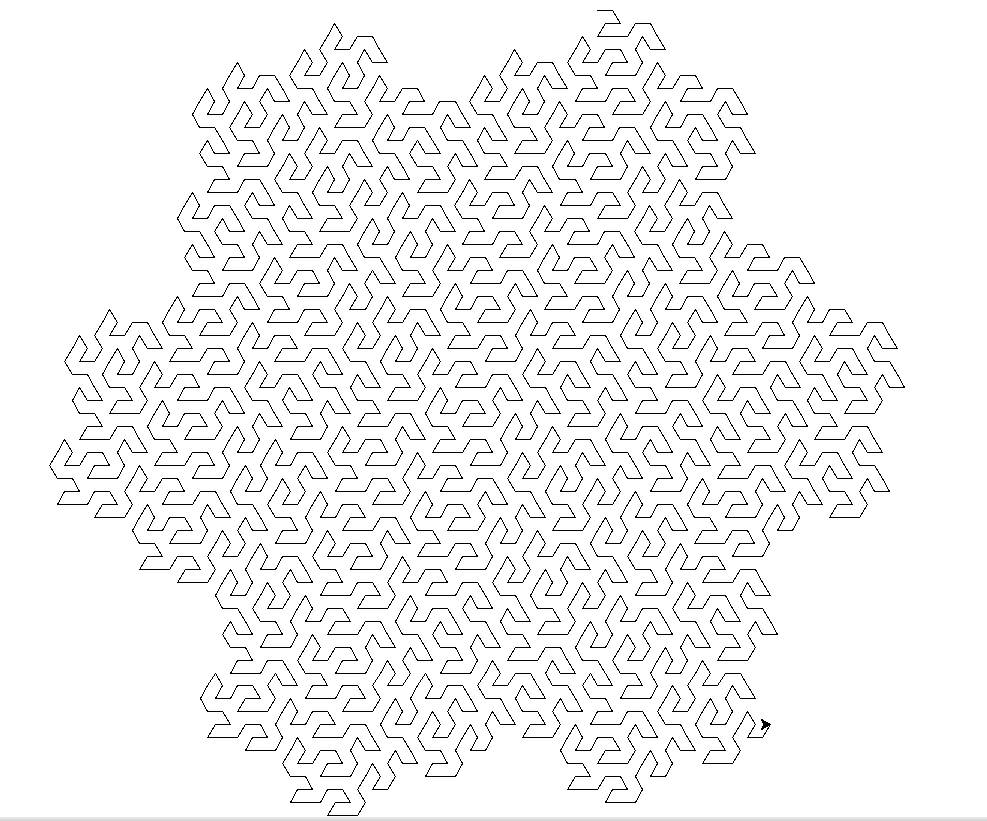

Source code (Python):
import turtle

import random

turtle.up()
turtle.setpos(100,401)
turtle.down()
turtle.speed(0)
DIST = 15
ITERATIONS = 4


def iterate(prev: str) -> str:
    next = prev.replace("A", "a-b--b+a++aa+b-")
    next = next.replace("B", "+a-bb--b-a++a+b")
    return next.upper()

def draw(x: str) -> None:
    while x:
        y, x = x[0], x[1:]
        if y == "A" or y == "B": 
            turtle.forward(DIST)
        if y == "+":
            turtle.left(60)
        if y == "-":
            turtle.right(60)
    
x = "A"
for _ in range(ITERATIONS):
    x = iterate(x)

draw(x)
input()
